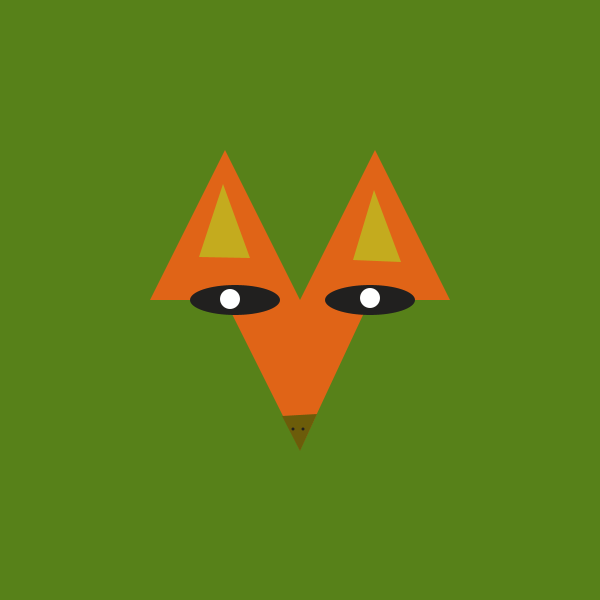
Frame 1 (no input)
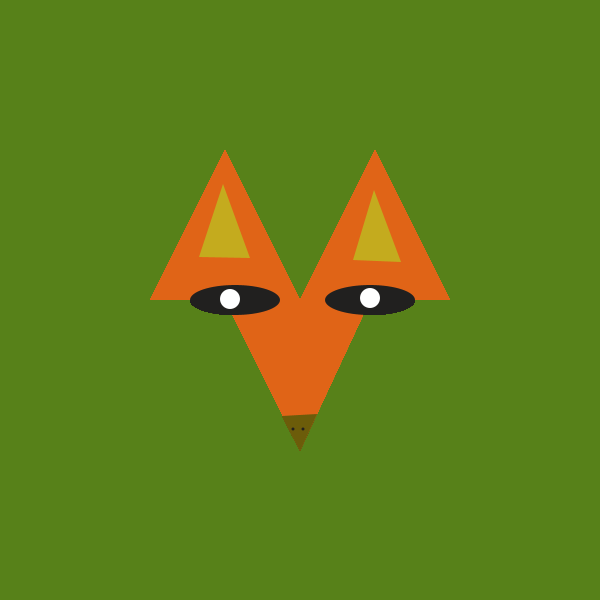
Frame 60 (the mouse pressed at the canvas centre just before this capture)
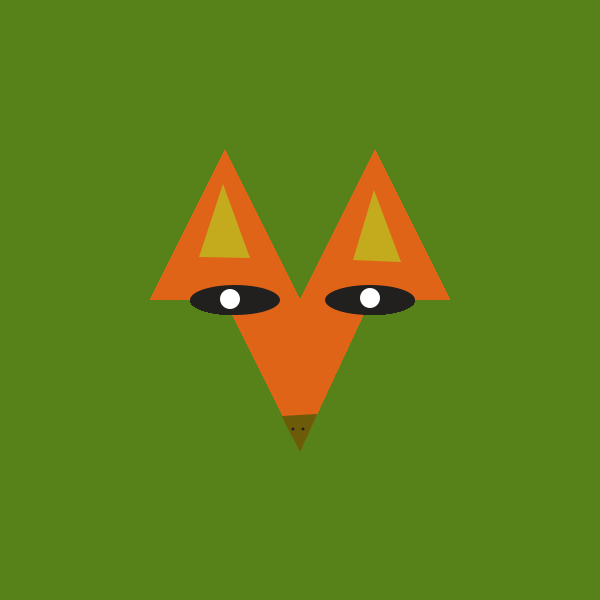
Frame 120 (the mouse held since frame 60 and released just before this capture)

The Processing sketch that drew these frames (run headless with seeded random() and noise(); from frame 60 on, the mouse is pressed at the canvas centre):

// Processing sketch: processing_42278
// ── processing_42278.pde



void setup() {
  size (600, 600);
  background (#578119);
}

void draw() {
  noStroke();
  fill (#E06417);
  triangle(300, 300, 150, 300, 225, 150);

  triangle(300, 300, 450, 300, 375, 150);

  triangle(225, 300, 370, 300, 300, 450);

  fill(#21201F);
  ellipse(235, 300, 90, 30);
  
  fill (#6C5C0A);
  triangle (300,451,282,416,317,414);
  
  fill(#21201F);
  ellipse(370, 300, 90, 30);
  
  fill (#C4AB1E);
  triangle (223,184,250,258,199,257);
 
 fill (#C4AB1E);
  triangle (374,190,353,260,401,262);
  
  fill(#21201F);
  ellipse(293,429, 3, 3);
  
  fill(#21201F);
  ellipse(303,429, 3, 3);
  
   fill(#FFFFFF);
  ellipse(230,299, 20, 20);
  
  fill(#FFFFFF);
  ellipse(370,298, 20, 20);
  
  
  
 
 
  
  
  
}

void mousePressed() {
 println(mouseX + " " + mouseY);
  
}
